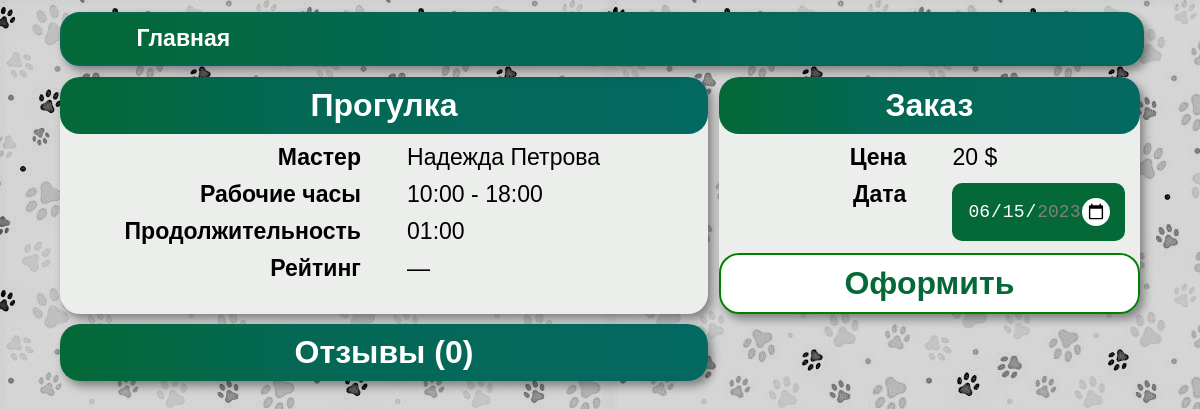
The app's page /service/1, older data.
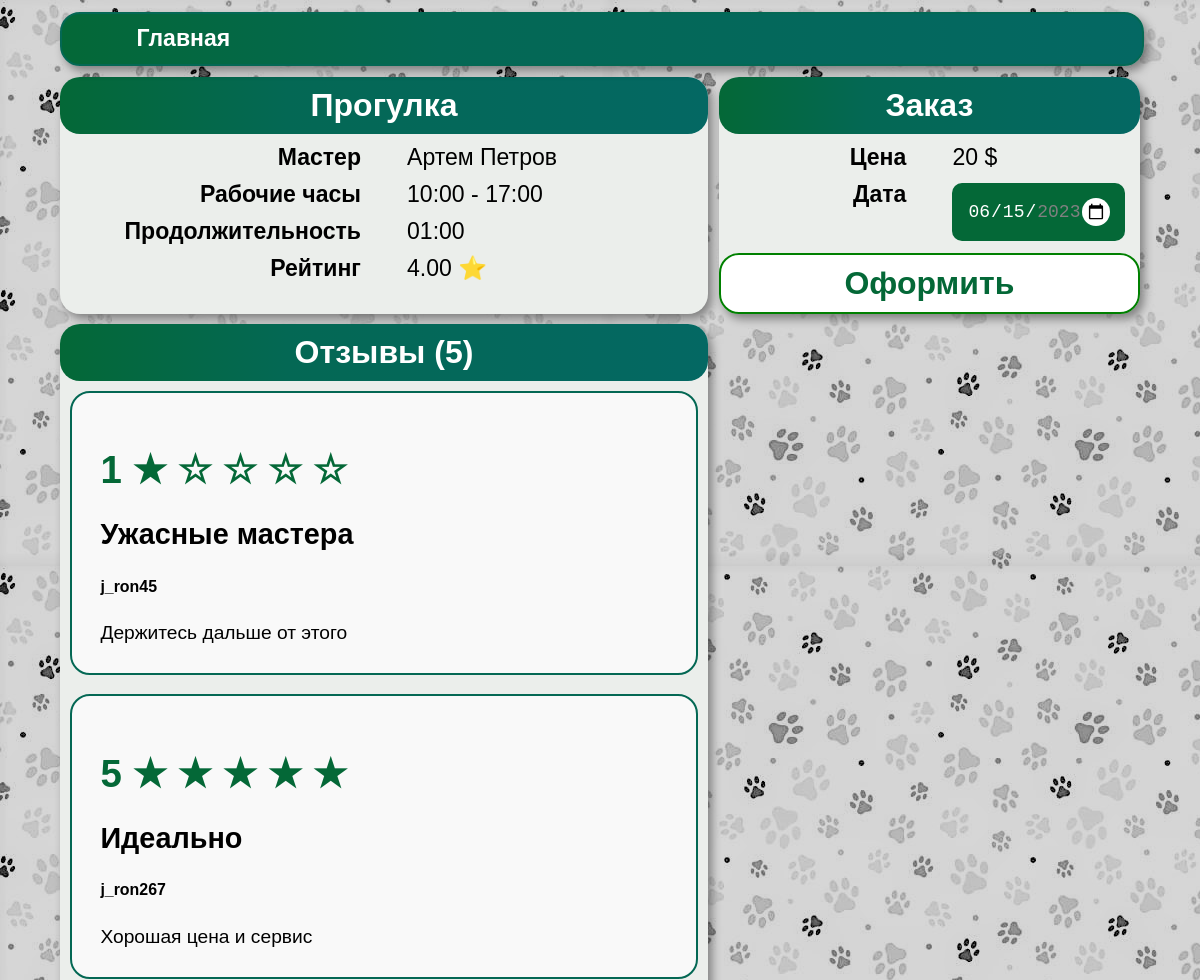
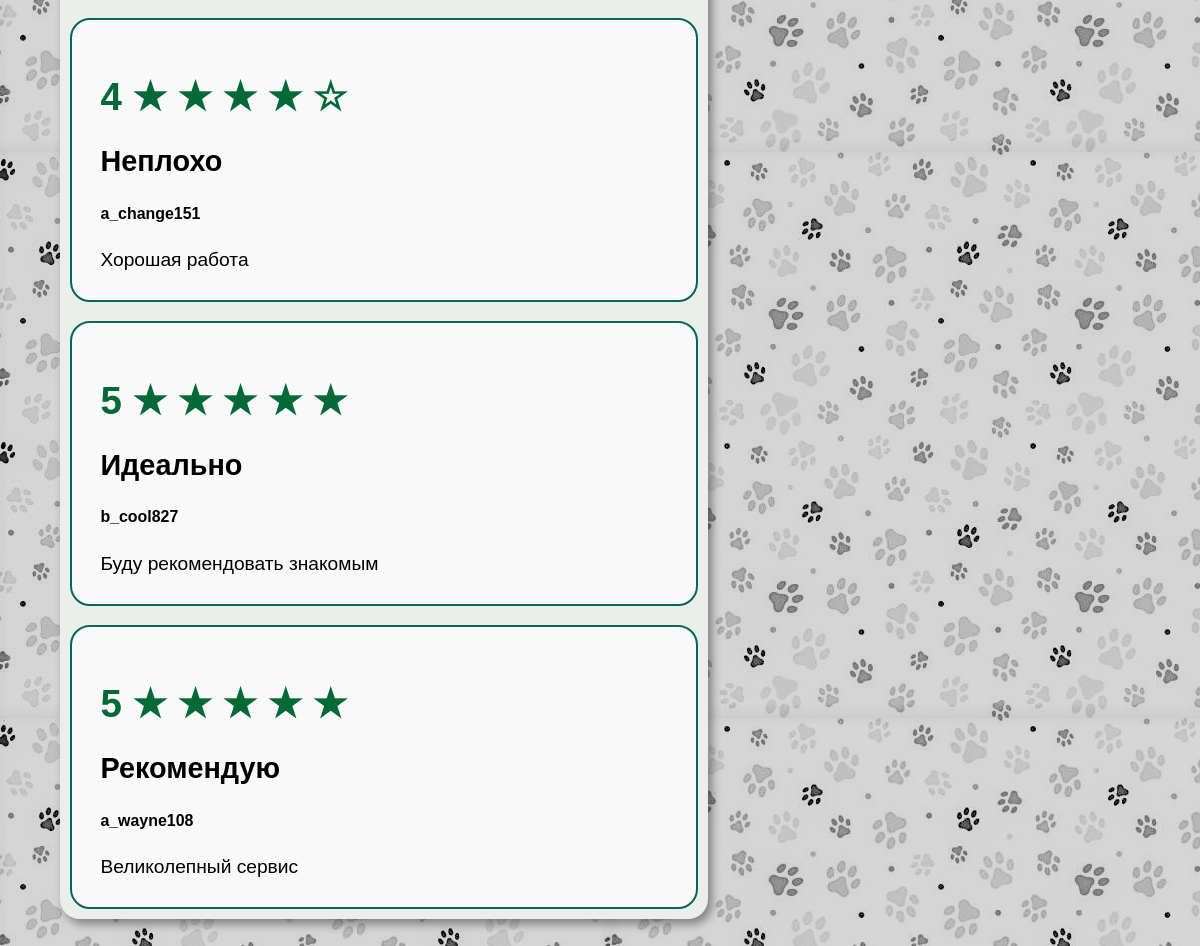
The same page, newer data (2 pictures, top to bottom).
### tables this page shows
CREATE TABLE service (
    service_id INTEGER PRIMARY KEY AUTOINCREMENT,
    service_name VARCHAR(255) NOT NULL,
    description TEXT,
    price DECIMAL(10, 2),
    duration INT
  );

CREATE TABLE master (
    master_id INTEGER PRIMARY KEY AUTOINCREMENT,
    master_name VARCHAR(255) NOT NULL
  );

CREATE TABLE review (
    review_id INTEGER PRIMARY KEY AUTOINCREMENT,
    order_id INT,
    review_title VARCHAR(255),
    review_description TEXT,
    review_score INT,
    FOREIGN KEY (order_id) REFERENCES service_order(order_id)
  );

CREATE TABLE client (
    client_id INTEGER PRIMARY KEY AUTOINCREMENT,
    username VARCHAR(255) NOT NULL
  );

### controllers/about_service.py (the view)
@app.route('/service/<id>')
def master_service(id):
    session['m_service_id'] = id
    con = get_db_connection()
    master_service = get_master_service(con, id)
    review_list = get_review_list(con, id)
    html = render_template(
        'about_service.html',
        title='Услуга',
        m_service = master_service,
        review_list = review_list,
        date_today = date.today(),
        date_max = date.today() + timedelta(days=30)
    )
    con.close()
    return html

### models/about_service_model.py (called while the page is built)
def get_master_service(conn, id):
    df = pandas.read_sql(f'''
    WITH get_rating AS(
        SELECT
            master_service_id,
            AVG(review_score) AS rating
        FROM service_order
        JOIN review USING (order_id)
        GROUP BY master_service_id
    ),
    get_ms AS(
        SELECT *
        FROM master_service
        WHERE master_service_id={id}
    )
    SELECT
        service_name,
        master_name,
        work_day_start,
        work_day_end,
        rating,
        price,
        duration
    FROM get_ms
    JOIN service USING(service_id)
    JOIN master USING(master_id)
    LEFT JOIN get_rating USING(master_service_id)
    ''', conn)
    return df

def get_review_list(conn, id):
    df = pandas.read_sql(f'''
        SELECT
            username,
            review_title,
            review_description,
            review_score
        FROM review
        JOIN service_order USING(order_id)
        JOIN client USING(client_id)
        WHERE master_service_id={id}
    ''', conn)
    return df

### utils.py (called while the page is built)
def get_db_connection():
    return sqlite3.connect('database/db.sqlite')

### templates/about_service.html (shortened to what this page needs)
{% extends('base.html') %}
{% block style %}
    <link rel="stylesheet" href="{{ url_for('static', filename='styles/about_service_style.css') }}">
{% endblock %}
{% block body %}
<div class="main_card">
    <div class="service">
        <p class="title">{{m_service['service_name'].to_string(index=False)}}</p>
        <div class="description">
            <div class="field"><p>Мастер</p></div>
            <p class="value">{{ m_service['master_name'].to_string(index=False) }}</p>
        </div>
        <div class="description">
            <div class="field"><p>Рабочие часы</p></div>
            <div class="value"><p>{{ m_service.loc[0,'work_day_start'][:5] }} - {{ m_service.loc[0,'work_day_end'][:5] }}</p></div>
        </div>
        <div class="description">
            <div class="field"><p>Продолжительность</p></div>
            <div class="value"><p>{{ m_service.loc[0,'duration'][:5] }}</p></div>
        </div>
        <div class="description">
            <div class="field"><p>Рейтинг</p></div>
            <div class="value">
                <p>
                    {% set rating = m_service.loc[0, 'rating'] %}
                    {% if rating|float > 0 %}
                        {{ '{:.2f}'.format(rating) }} &#11088;
                    {% else %}
                        &mdash;
                    {% endif %}
                </p>
            </div>
        </div>
    </div>
    <div class="order">
        <form action="{{ url_for('order_checkout')}}" method="get">
            <p class="title">Заказ</p>
            <div class="description">
                <div class="field"><p>Цена</p></div>
                <div class="value"><p>{{ m_service['price'].to_string(index=False) }} $</p></div>
            </div>
            <div class="description">
                <div class="field"><p>Дата</p></div>
                <div class="value">
                    <input type="date" name="order_date" value="{{date_today}}" min="{{date_today}}" max="{{date_max}}">
                </div>
            </div>
            <input type="submit" value="Оформить">
        </form>
    </div>
    <div class="reviews">
        <p class="title">Отзывы ({{review_list|length}})</p>
        {% for i in range(review_list|length) %}
            <div class="review_card">
                <h1>
                    {% set rating = review_list.loc[i,'review_score'] %}
                    {{rating}}
                    {% for star in range(rating) %}
                        <span class="star_colored">&starf;</span>
                    {% endfor %}
                    {% for star in range(5-rating) %}
                        <span class="star_white">&star;</span>
                    {% endfor %}
                </h1>
                <h2>{{review_list.loc[i,'review_title']}}</h2>
                <h5>{{review_list.loc[i,'username']}}</h5>
                <p>{{review_list.loc[i,'review_description']}}</p>
            </div>
        {% endfor %}
    </div>
</div>
{% endblock %}

### templates/base.html (shortened to what this page needs)
<!DOCTYPE html>
<html lang="en">
<head>
    <link rel="stylesheet" href="{{ url_for('static', filename='styles/main_style.css') }}">
    <link rel="stylesheet" href="{{ url_for('static', filename='styles/menu_style.css') }}">
    {% block style %}{% endblock %}
</head>
<body>
    {% include('menu.html') %}
    {% block body %}{% endblock %}
</body>
</html>

### templates/menu.html
<div class=menu>
    <ul>
    <li class = active><a href="{{ url_for('index')}}">Главная</a></li>
    </ul>
</div>

### static/styles/main_style.css (style rules this page uses)
body { background-image: url("../images/pet-paws-color-greyscaled.jpg"); display:flex; width:90%; flex-direction: column; align-items:center; font-family: sans-serif; font-size: 1.2em; margin: 1% auto; }

### static/styles/menu_style.css (style rules this page uses)
.menu { border-radius: 20px; border: solid 2px #046854; display: flex; margin: 0 auto; font-family: sans-serif; font-size: 1.2em; font-weight: bold; background: linear-gradient(90deg, rgba(4,104,55,1) 0%, rgba(4,104,84,1) 35%, rgba(4,104,99,1) 100%); box-shadow: 4px 5px 10px rgba(0, 0, 0, 0.4); width: 100%; position: sticky; top: 0; }
.menu ul { margin: 0; }
.menu li { padding: 0.5em; transition-duration: 0.4s; display: inline-block; vertical-align: top; color: white; border-radius: 10px; }
.menu a { padding: 1em; color: inherit; text-decoration: none; }

### static/styles/about_service_style.css (style rules this page uses)
p { margin-top: 0px; margin-bottom: 0px; }
.main_card { display: flex; flex-wrap: wrap; flex-direction: row; width:100%; padding: 0; margin-bottom: 10%; }
.service, .reviews, .order { width:60%; margin-top: 1%; background-color: #ebeeeb; border-radius: 20px; display:flex; flex-direction: column; box-shadow: 4px 5px 10px rgba(0, 0, 0, 0.4); }
.order { margin-left:1%; width:39%; position: -webkit-sticky; position: sticky; top:3em; }
div.description { display:flex; flex-direction: row; margin-top: 10px; }
.field { width:50%; vertical-align: middle; font-size: 1.2em; text-align: right; padding-right: 2em; }
.field > p { font-weight: bold; }
.value { width:50%; vertical-align: middle; font-size: 1.2em; text-align: left; }
form { width:100%; margin:0 auto; }
input[type='submit'] { width:100%; padding: 10px; font-size: xx-large; font-weight: bold; background: white; border-radius: 20px; border:solid 2px green; margin-top: 10px; color: rgba(4,104,55,1); transition-duration: 0.4s; }
p.title { padding: 10px; text-align: center; background: linear-gradient(90deg, rgba(4,104,55,1) 0%, rgba(4,104,84,1) 35%, rgba(4,104,99,1) 100%); border-radius: 20px; font-size: xx-large; font-weight: bold; color: white; margin-top: 0px; }
input[type="date"] { position: relative; margin:1% auto; background-color: rgba(4,104,55,1); padding: 15px; color: #ffffff; font-size: 18px; border: none; outline: none; border-radius: 10px; }
span { color:rgba(4,104,55,1); }
h1 { color: rgba(4,104,55,1); }
.review_card { background-color: #f9f9f9; padding: 1.5em; margin:0.5em; border-radius: 20px; border:solid 2px rgba(4,104,84,1); }

Row changes from the older to the newer data that the page shows:
changed master: master_name.to_string "Надежда Петрова" → "Артем Петров"
added review: review_title "Ужасные мастера", review_description "Держитесь дальше от этого"
now on this page (row edited): client: username "j_ron45"
added review: review_title "Идеально", review_description "Хорошая цена и сервис"
now on this page (row edited): client: username "j_ron267"
added review: review_title "Неплохо", review_description "Хорошая работа"
now on this page (row edited): client: username "a_change151"
added review: review_title "Идеально", review_description "Буду рекомендовать знакомым"
now on this page (row edited): client: username "b_cool827"
added review: review_title "Рекомендую", review_description "Великолепный сервис"
now on this page (row edited): client: username "a_wayne108"
Text that changed along with them:
{{ m_service.loc[0,'work_day_end'][:5] }}: "18:00" → "17:00"
{{ '{:.2f}'.format(rating) }}: (not shown) → "4.00"
{{ review_list|length }}: "0" → "5"
new list line: "1"
new list line: "5"
new list line: "4"
